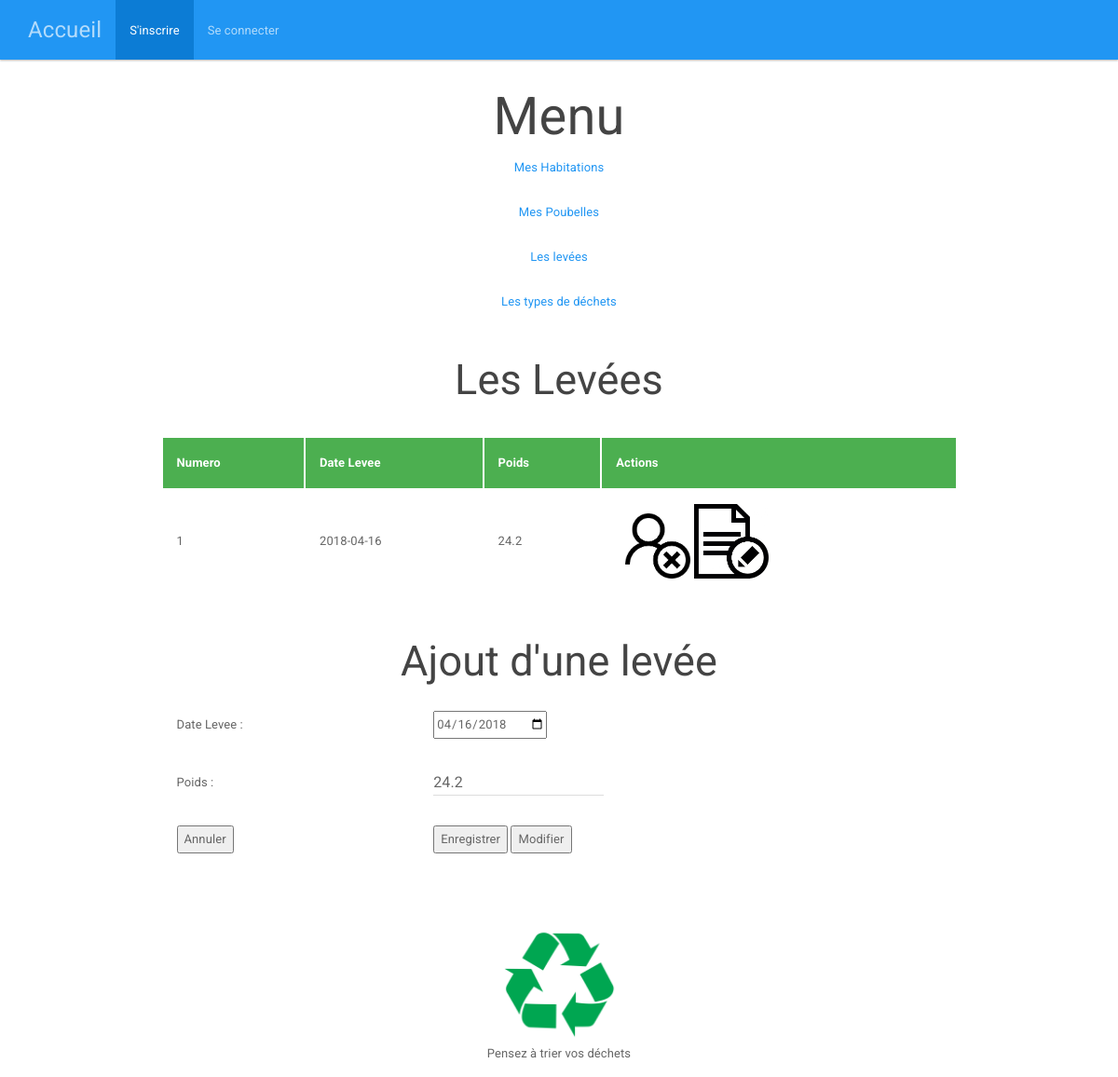
/index.php?page=3&action=E&num=1, run on the app's committed database.
### tables this page shows
create table levee
	(
		num int(5) not null auto_increment,
		datelevee date,
		poids float(5.2),
		primary key(num)
	);

### modele.php (called while the page is built, shortened)
<?php
function connexion()
    {
    $con = mysqli_connect("localhost","root","","triselectif");
    return $con;
    }
function selectAllM ($table)
    {
        $con = connexion();
        $requete ="select * from " .$table. ";";
        $resultat = mysqli_query($con,$requete);
        return $resultat;
    }
    function selectWhereIdLeveeM ($num)
    {
        $con = connexion();
        $requete = "select * from levee where num = ".$num.";";
        $resultat = mysqli_query($con, $requete);
        $ligne = mysqli_fetch_assoc($resultat);
        return $ligne;
    }

### controleur.php (called while the page is built, shortened)
<?php
	include("modele/modele.php");
	function selectAllC($table)
	{
		if($table == "type_dechet" || $table == "levee" || $table == "habitation" || $table == "usager")
		{
			$resultat = selectAllM($table);
			return $resultat;
		}
		else
		{
			return null;
		}
	}
	function selectWhereIdLeveeC ($num)
	{
		$resultat = selectWhereIdLeveeM ($num);
		return $resultat;
	}

### vuelevee.php (the view, shortened to what this page needs)
<center>
	<h2> Les Levées </h2>
	<br/>
	<table border = 0 >
		<tr><th> Numero </th>
			<th> Date Levee </th>
			<th> Poids </th>
			<th> Actions </th>
		</tr>
			<?php
			foreach ($resultats as $unResultat)
			{
				echo"<tr>
				<td>".$unResultat['num']."</td>
				<td>".$unResultat['datelevee']."</td>
				<td>".$unResultat['poids']."</td>
				<td> 	<a href='index.php?page=3&action=X&num=".$unResultat['num']."'>
							<img src='image/supprimer.png' width='80' height='80' > </a>
							<a href='index.php?page=3&action=E&num=".$unResultat['num']."'>
							<img src='image/editer.jpg' width='80' height='80' > </a>
				</tr>";
			}
			?>
	</table>
		<br/>
			<h2>Ajout d'une levée</h2>
				<form method="post" action="">
					<table border= 0 >
						<tr><td>Date Levee : </td> <td> <input type="date" name="datelevee" value="<?php if(isset($resultat)) echo $resultat['datelevee'] ; ?>"></td></tr>
						<tr><td>Poids : </td> <td> <input type="text" name="poids" value="<?php if(isset($resultat)) echo $resultat['poids'] ; ?>"></td></tr>
							<td> <input type="reset" name="Annuler" value="Annuler"></td>
							<td> <input type="submit" name="Enregistrer" value="Enregistrer">
							<input type="submit" name="Modifier" value="Modifier"></td>
					</table>
				</form>
</center>

### data on the page
levee: num "1", datelevee "2018-04-16", poids "24.2", datelevee "04/16/2018"
